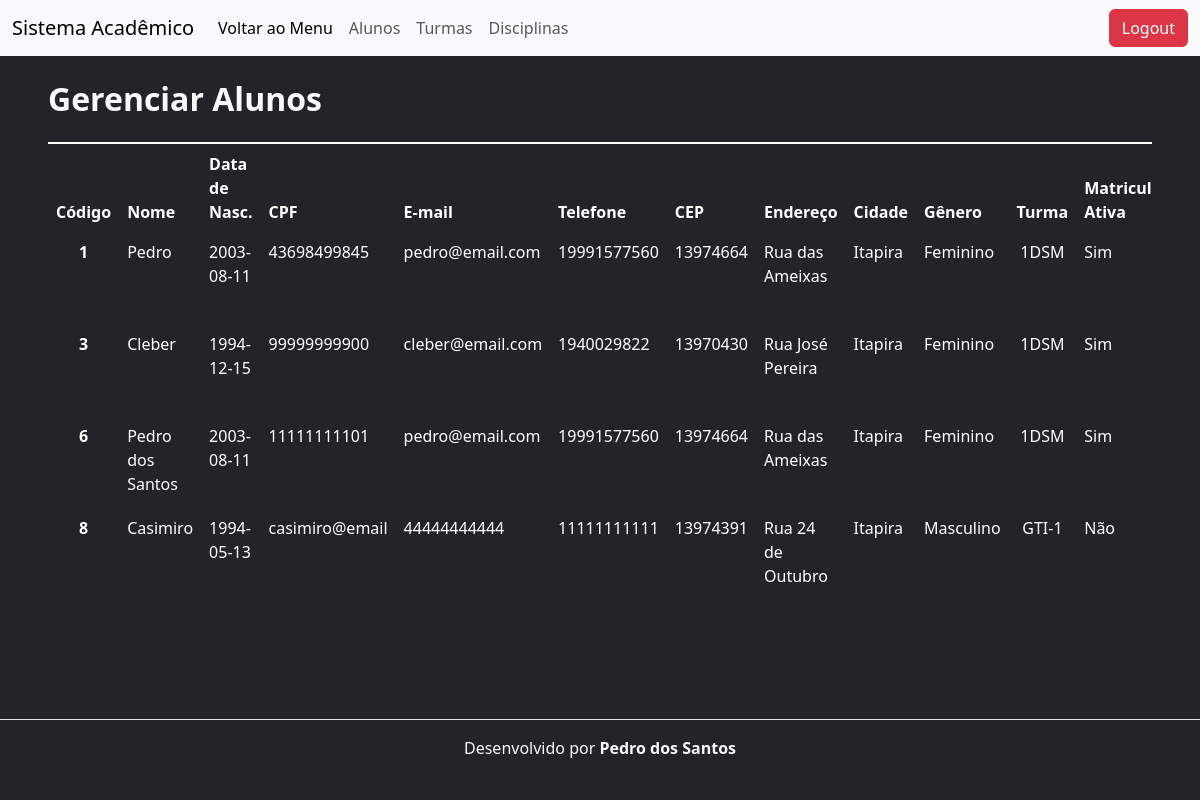
The app's page /sis-escolar/alunos/alunos-listar.php with its own data.
### tables this page shows
CREATE TABLE `tb_alunos` (
  `id` int(11) NOT NULL,
  `nomeAluno` varchar(150) NOT NULL,
  `dataNasc` date NOT NULL,
  `cpf` varchar(14) NOT NULL,
  `email` varchar(150) NOT NULL,
  `tel` varchar(11) NOT NULL,
  `cep` varchar(11) NOT NULL,
  `rua` varchar(150) NOT NULL,
  `numero` varchar(10) NOT NULL,
  `bairro` varchar(70) NOT NULL,
  `cidade` varchar(70) NOT NULL,
  `uf` varchar(2) NOT NULL,
  `genero` char(1) NOT NULL,
  `turma_id` int(8) NOT NULL,
  `matricula` tinyint(1) NOT NULL
);

CREATE TABLE `tb_turmas` (
  `id` int(8) NOT NULL,
  `descTurma` varchar(20) NOT NULL,
  `ano` varchar(4) NOT NULL
);

### sis-escolar/classes/Aluno.php (called while the page is built, shortened)
<?php
    class Aluno{
        public function listar(){
            $sql = "SELECT A.*, T.descTurma FROM tb_alunos A INNER JOIN tb_turmas T ON A.turma_id = T.id ORDER BY A.id";
            $conexao = new PDO('mysql:host=127.0.0.1;dbname=sis-escolar','root','');
            $resultado = $conexao->query($sql);
            $lista = $resultado->fetchAll();
            return $lista;
        }
    }
?>

### sis-escolar/alunos/alunos-listar.php (the view, shortened to what this page needs)
<?php
    require_once "../classes/Aluno.php";
    $aluno = new Aluno();
    $lista = $aluno->listar();
?>
<!DOCTYPE html>
<html lang="pt-br">
<head>
    <link href="https://cdn.jsdelivr.net/npm/bootstrap@5.3.0-alpha3/dist/css/bootstrap.min.css" rel="stylesheet">
</head>
<body class="bg-dark text-light">
    <header class="mb-4">
        <nav class="navbar navbar-expand-lg bg-body-tertiary">
            <div class="container-fluid">
              <a class="navbar-brand">Sistema Acadêmico</a>
              <div class="collapse navbar-collapse" id="navbarScroll">
                <ul class="navbar-nav me-auto my-2 my-lg-0 navbar-nav-scroll" style="--bs-scroll-height: 100px;">
                  <li class="nav-item">
                    <a class="nav-link active" aria-current="page" href="../menu.php"> Voltar ao Menu</a>
                  </li>
                  <li class="nav-item">
                    <a class="nav-link" href="../alunos/alunos-listar.php">Alunos</a>
                  </li>
                  <li class="nav-item">
                    <a class="nav-link" href="../turmas/turmas-listar.php">Turmas</a>
                  </li>
                  <li class="nav-item">
                    <a class="nav-link" href="../disciplinas/disciplinas-listar.php">Disciplinas</a>
                  </li>
                </ul>
                <a class="btn btn-danger" href="#">Logout</a>
              </div>
            </div>
          </nav>
    </header>
    <div class="px-5">
        <h1 class="my-4 fs-2 fw-bold">Gerenciar Alunos</h1>
        <div class="table-responsive">
            <table class="table table-dark table-hover table-borderless">
                <thead>
                    <tr class="table-group-divider">
                        <th scope="col">Código</th>
                        <th scope="col">Nome</th>
                        <th scope="col">Data de Nasc.</th>
                        <th scope="col">CPF</th>
                        <th scope="col">E-mail</th>
                        <th scope="col">Telefone</th>
                        <th scope="col">CEP</th>
                        <th scope="col">Endereço</th>
                        <th scope="col">Cidade</th>
                        <th scope="col">Gênero</th>
                        <th scope="col">Turma</th>
                        <th scope="col">Matricula Ativa</th>
                    </tr>
                </thead>
                <tbody class="text-light">
                    <?php foreach ($lista as $linha): ?>
                      <?php
                        if($linha['genero']== 1){
                          $linha['genero'] = "Masculino";
                        }else{
                          $linha['genero'] = "Feminino";
                        }
                        if($linha['matricula'] == true){
                          $linha['matricula'] = "Sim";
                        }else{
                          $linha['matricula'] = "Não";
                        }
                      ?>
                    <tr>
                        <td class="text-center fw-bold"><?php echo $linha['id'] ?></td>
                        <td><?php echo $linha['nomeAluno'] ?></td>
                        <td><?php echo $linha['dataNasc'] ?></td>
                        <td><?php echo $linha['cpf'] ?></td>
                        <td><?php echo $linha['email'] ?></td>
                        <td><?php echo $linha['tel'] ?></td>
                        <td><?php echo $linha['cep'] ?></td>
                        <td><?php echo $linha['rua'] ?></td>
                        <td><?php echo $linha['cidade'] ?></td>
                        <td><?php echo $linha['genero'] ?></td>
                        <td class="text-center"><?php echo $linha['descTurma'] ?></td>
                        <td><?php echo $linha['matricula'] ?></td>
                    </tr>
                    <?php endforeach ?>
                </tbody>
            </table>
        </div>
    </div>
    <footer class="fixed-bottom align-items-center py-3 my-2 border-top text-light">
        <p class="text-center ">Desenvolvido por <strong>Pedro dos Santos</strong></p>
    </footer>
</body>
</html>

### records on screen
tb_alunos: id "1", nomeAluno "Pedro", dataNasc "2003-08-11", cpf "43698499845", email "pedro@email.com", tel "19991577560", cep "13974664", rua "Rua das Ameixas", cidade "Itapira", genero "Feminino", turma.descTurma "1DSM", matricula "Sim"
tb_alunos: id "3", nomeAluno "Cleber", dataNasc "1994-12-15", cpf "99999999900", email "cleber@email.com", tel "1940029822", cep "13970430", rua "Rua José Pereira", cidade "Itapira", genero "Feminino", turma.descTurma "1DSM", matricula "Sim"
tb_alunos: id "6", nomeAluno "Pedro dos Santos", dataNasc "2003-08-11", cpf "11111111101", email "pedro@email.com", tel "19991577560", cep "13974664", rua "Rua das Ameixas", cidade "Itapira", genero "Feminino", turma.descTurma "1DSM", matricula "Sim"
tb_alunos: id "8", nomeAluno "Casimiro", dataNasc "1994-05-13", cpf "casimiro@email", email "44444444444", tel "11111111111", cep "13974391", rua "Rua 24 de Outubro", cidade "Itapira", genero "Masculino", turma.descTurma "GTI-1", matricula "Não"
